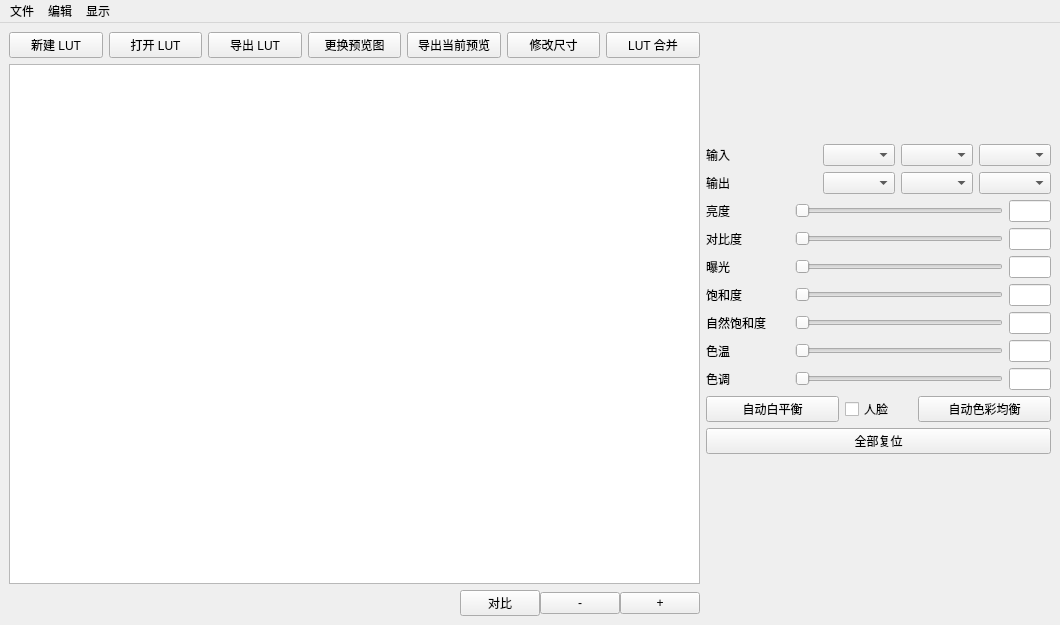
<?xml version="1.0" encoding="UTF-8"?>
<ui version="4.0">
 <class>MainWindow</class>
 <widget class="QMainWindow" name="MainWindow">
  <property name="geometry">
   <rect>
    <x>0</x>
    <y>0</y>
    <width>1060</width>
    <height>625</height>
   </rect>
  </property>
  <property name="windowTitle">
   <string>Smart LUT Creator</string>
  </property>
  <widget class="QWidget" name="centralwidget">
   <layout class="QHBoxLayout" name="horizontalLayout_4" stretch="2,1">
    <item>
     <layout class="QVBoxLayout" name="verticalLayout">
      <item>
       <layout class="QHBoxLayout" name="horizontalLayout_3">
        <item>
         <widget class="QPushButton" name="addLutButton">
          <property name="text">
           <string>新建 LUT</string>
          </property>
         </widget>
        </item>
        <item>
         <widget class="QPushButton" name="openLutButton">
          <property name="text">
           <string>打开 LUT</string>
          </property>
         </widget>
        </item>
        <item>
         <widget class="QPushButton" name="exportLutButton">
          <property name="text">
           <string>导出 LUT</string>
          </property>
         </widget>
        </item>
        <item>
         <widget class="QPushButton" name="openImgButton">
          <property name="text">
           <string>更换预览图</string>
          </property>
         </widget>
        </item>
        <item>
         <widget class="QPushButton" name="exportImgButton">
          <property name="text">
           <string>导出当前预览</string>
          </property>
         </widget>
        </item>
        <item>
         <widget class="QPushButton" name="resizeLutButton">
          <property name="text">
           <string>修改尺寸</string>
          </property>
         </widget>
        </item>
        <item>
         <widget class="QPushButton" name="combineButton">
          <property name="text">
           <string>LUT 合并</string>
          </property>
         </widget>
        </item>
       </layout>
      </item>
      <item>
       <widget class="myQGraphicsView" name="graphicsView"/>
      </item>
      <item>
       <layout class="QHBoxLayout" name="horizontalLayout" stretch="10,0,1,1">
        <property name="spacing">
         <number>0</number>
        </property>
        <item>
         <spacer name="horizontalSpacer">
          <property name="orientation">
           <enum>Qt::Horizontal</enum>
          </property>
          <property name="sizeHint" stdset="0">
           <size>
            <width>40</width>
            <height>20</height>
           </size>
          </property>
         </spacer>
        </item>
        <item>
         <widget class="QPushButton" name="compareButton">
          <property name="text">
           <string>对比</string>
          </property>
         </widget>
        </item>
        <item>
         <widget class="QPushButton" name="zoomInButton">
          <property name="sizePolicy">
           <sizepolicy hsizetype="Fixed" vsizetype="Fixed">
            <horstretch>0</horstretch>
            <verstretch>0</verstretch>
           </sizepolicy>
          </property>
          <property name="text">
           <string>-</string>
          </property>
         </widget>
        </item>
        <item>
         <widget class="QPushButton" name="zoomOutButton">
          <property name="sizePolicy">
           <sizepolicy hsizetype="Fixed" vsizetype="Fixed">
            <horstretch>0</horstretch>
            <verstretch>0</verstretch>
           </sizepolicy>
          </property>
          <property name="text">
           <string>+</string>
          </property>
         </widget>
        </item>
       </layout>
      </item>
     </layout>
    </item>
    <item>
     <layout class="QVBoxLayout" name="verticalLayout_5">
      <item>
       <layout class="QGridLayout" name="gamutGridLayout" columnstretch="1,0,0,0">
        <item row="1" column="0">
         <widget class="QLabel" name="label_8">
          <property name="text">
           <string>输入</string>
          </property>
         </widget>
        </item>
        <item row="1" column="2">
         <widget class="QComboBox" name="inGamma"/>
        </item>
        <item row="2" column="1">
         <widget class="QComboBox" name="outGamut"/>
        </item>
        <item row="2" column="3">
         <widget class="QComboBox" name="outWp"/>
        </item>
        <item row="0" column="0">
         <spacer name="verticalSpacer">
          <property name="orientation">
           <enum>Qt::Vertical</enum>
          </property>
          <property name="sizeHint" stdset="0">
           <size>
            <width>20</width>
            <height>40</height>
           </size>
          </property>
         </spacer>
        </item>
        <item row="1" column="3">
         <widget class="QComboBox" name="inWp"/>
        </item>
        <item row="2" column="2">
         <widget class="QComboBox" name="outGamma"/>
        </item>
        <item row="1" column="1">
         <widget class="QComboBox" name="inGamut"/>
        </item>
        <item row="2" column="0">
         <widget class="QLabel" name="label_9">
          <property name="text">
           <string>输出</string>
          </property>
         </widget>
        </item>
       </layout>
      </item>
      <item>
       <layout class="QGridLayout" name="ceGridLayout" columnstretch="2,5,1">
        <item row="2" column="1">
         <widget class="QSlider" name="exposureSlider">
          <property name="orientation">
           <enum>Qt::Horizontal</enum>
          </property>
         </widget>
        </item>
        <item row="3" column="1">
         <widget class="QSlider" name="saturationSlider">
          <property name="orientation">
           <enum>Qt::Horizontal</enum>
          </property>
         </widget>
        </item>
        <item row="4" column="1">
         <widget class="QSlider" name="vibranceSlider">
          <property name="orientation">
           <enum>Qt::Horizontal</enum>
          </property>
         </widget>
        </item>
        <item row="5" column="1">
         <widget class="QSlider" name="warmthSlider">
          <property name="orientation">
           <enum>Qt::Horizontal</enum>
          </property>
         </widget>
        </item>
        <item row="4" column="2">
         <widget class="QLineEdit" name="vibranceLineEdit"/>
        </item>
        <item row="0" column="1">
         <widget class="QSlider" name="brightnessSlider">
          <property name="orientation">
           <enum>Qt::Horizontal</enum>
          </property>
         </widget>
        </item>
        <item row="2" column="2">
         <widget class="QLineEdit" name="exposureLineEdit"/>
        </item>
        <item row="6" column="0">
         <widget class="QLabel" name="label_7">
          <property name="text">
           <string>色调</string>
          </property>
         </widget>
        </item>
        <item row="0" column="2">
         <widget class="QLineEdit" name="brightnessLineEdit">
          <property name="sizePolicy">
           <sizepolicy hsizetype="Expanding" vsizetype="Fixed">
            <horstretch>1</horstretch>
            <verstretch>0</verstretch>
           </sizepolicy>
          </property>
         </widget>
        </item>
        <item row="6" column="2">
         <widget class="QLineEdit" name="tintLineEdit"/>
        </item>
        <item row="5" column="0">
         <widget class="QLabel" name="label_6">
          <property name="text">
           <string>色温</string>
          </property>
         </widget>
        </item>
        <item row="5" column="2">
         <widget class="QLineEdit" name="warmthLineEdit"/>
        </item>
        <item row="0" column="0">
         <widget class="QLabel" name="label">
          <property name="text">
           <string>亮度</string>
          </property>
         </widget>
        </item>
        <item row="1" column="0">
         <widget class="QLabel" name="label_2">
          <property name="text">
           <string>对比度</string>
          </property>
         </widget>
        </item>
        <item row="2" column="0">
         <widget class="QLabel" name="label_3">
          <property name="text">
           <string>曝光</string>
          </property>
         </widget>
        </item>
        <item row="3" column="2">
         <widget class="QLineEdit" name="saturationLineEdit"/>
        </item>
        <item row="1" column="1">
         <widget class="QSlider" name="contrastSlider">
          <property name="orientation">
           <enum>Qt::Horizontal</enum>
          </property>
         </widget>
        </item>
        <item row="4" column="0">
         <widget class="QLabel" name="label_5">
          <property name="text">
           <string>自然饱和度</string>
          </property>
         </widget>
        </item>
        <item row="3" column="0">
         <widget class="QLabel" name="label_4">
          <property name="text">
           <string>饱和度</string>
          </property>
         </widget>
        </item>
        <item row="6" column="1">
         <widget class="QSlider" name="tintSlider">
          <property name="orientation">
           <enum>Qt::Horizontal</enum>
          </property>
         </widget>
        </item>
        <item row="1" column="2">
         <widget class="QLineEdit" name="contrastLineEdit"/>
        </item>
       </layout>
      </item>
      <item>
       <layout class="QHBoxLayout" name="horizontalLayout_2" stretch="2,1,2">
        <item>
         <widget class="QPushButton" name="autoWbButton">
          <property name="text">
           <string>自动白平衡</string>
          </property>
         </widget>
        </item>
        <item>
         <widget class="QCheckBox" name="faceCheckBox">
          <property name="text">
           <string>人脸</string>
          </property>
         </widget>
        </item>
        <item>
         <widget class="QPushButton" name="autoCbButton">
          <property name="text">
           <string>自动色彩均衡</string>
          </property>
         </widget>
        </item>
       </layout>
      </item>
      <item>
       <widget class="QPushButton" name="resetButton">
        <property name="text">
         <string>全部复位</string>
        </property>
       </widget>
      </item>
      <item>
       <spacer name="verticalSpacer_2">
        <property name="orientation">
         <enum>Qt::Vertical</enum>
        </property>
        <property name="sizeHint" stdset="0">
         <size>
          <width>20</width>
          <height>40</height>
         </size>
        </property>
       </spacer>
      </item>
     </layout>
    </item>
   </layout>
  </widget>
  <widget class="QMenuBar" name="menubar">
   <property name="geometry">
    <rect>
     <x>0</x>
     <y>0</y>
     <width>1060</width>
     <height>22</height>
    </rect>
   </property>
   <widget class="QMenu" name="file">
    <property name="title">
     <string>文件</string>
    </property>
    <addaction name="openImage"/>
   </widget>
   <widget class="QMenu" name="edit">
    <property name="title">
     <string>编辑</string>
    </property>
    <addaction name="loadPrFrame"/>
    <addaction name="setDavinciLut"/>
    <addaction name="exportHALD"/>
    <addaction name="loadHALD"/>
   </widget>
   <widget class="QMenu" name="display">
    <property name="title">
     <string>显示</string>
    </property>
    <addaction name="visualizeLUT"/>
    <addaction name="drawHistogram"/>
    <addaction name="extractPalette"/>
   </widget>
   <addaction name="file"/>
   <addaction name="edit"/>
   <addaction name="display"/>
  </widget>
  <action name="openImage">
   <property name="text">
    <string>打开图片</string>
   </property>
  </action>
  <action name="loadPrFrame">
   <property name="text">
    <string>读取pr当前预览</string>
   </property>
  </action>
  <action name="setDavinciLut">
   <property name="text">
    <string>将当前 LUT 应用到达芬奇</string>
   </property>
  </action>
  <action name="exportHALD">
   <property name="text">
    <string>导出 HALD</string>
   </property>
  </action>
  <action name="loadHALD">
   <property name="text">
    <string>将 HALD 转为 LUT</string>
   </property>
  </action>
  <action name="visualizeLUT">
   <property name="text">
    <string>LUT 可视化</string>
   </property>
  </action>
  <action name="drawHistogram">
   <property name="text">
    <string>绘制直方图</string>
   </property>
  </action>
  <action name="extractPalette">
   <property name="text">
    <string>解析配色</string>
   </property>
  </action>
 </widget>
 <customwidgets>
  <customwidget>
   <class>myQGraphicsView</class>
   <extends>QGraphicsView</extends>
   <header>my_widget.py</header>
  </customwidget>
 </customwidgets>
 <resources/>
 <connections/>
</ui>
